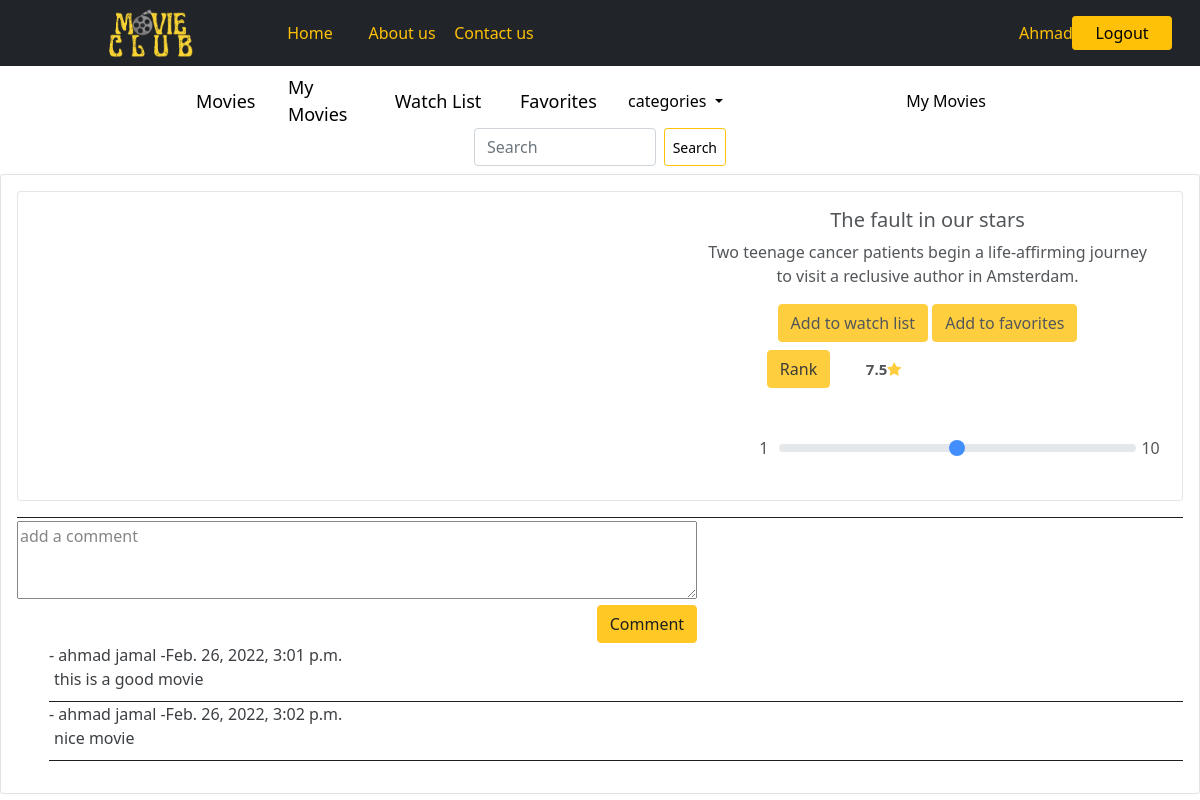
/movie/4 (signed in), run on the app's committed database.
### login_app/models.py (models this page shows)
class User(models.Model):
    first_name = models.CharField(max_length=45)
    last_name = models.CharField(max_length=45)
    email = models.CharField(max_length=255)
    password = models.CharField(max_length=100)
    created_at = models.DateTimeField(auto_now_add=True)
    updated_at = models.DateTimeField(auto_now=True)
    objects = UserManager()

### movie_app/models.py (models this page shows, shortened)
class Movie(models.Model):
    title = models.CharField(max_length=255)
    release_date = models.DateField(null = True)
    desc = models.TextField()
    trailer_url = models.URLField(max_length=300)
    added_by = models.ForeignKey(User, related_name="added_movies", on_delete = models.CASCADE)
    liked_by = models.ManyToManyField(User, related_name="favorites")
    to_watch_by = models.ManyToManyField(User, related_name="movies_to_watch")
    categories = models.ManyToManyField(Category, related_name="movies")
    uplode_image = models.ImageField(null = True , blank = True , upload_to='images/')
    created_at = models.DateTimeField(auto_now_add=True)
    updated_at = models.DateTimeField(auto_now=True)
    objects = MovieManager()

class Comment(models.Model):
    comment = models.TextField()
    movie = models.ForeignKey(Movie, related_name="comments", on_delete = models.CASCADE)
    user = models.ForeignKey(User, related_name="comments", on_delete = models.CASCADE)
    created_at = models.DateTimeField(auto_now_add=True)
    updated_at = models.DateTimeField(auto_now=True)

### movie_app/views.py (the view)
# urls.py: path('movie/<movie_id>', views.movie),
def movie(request,movie_id):
    if "term" in request.GET:
        sr = Movie.objects.filter(title__contains = request.GET.get('term'))
        titles = []
        for movie in sr:
            titles.append(movie.title)
        return JsonResponse(titles, safe=False)
    this_movie = Movie.objects.get(id=movie_id)
    x= this_movie.rates.all()
    sum = 0
    avg = 0
    for i in x:
        sum=sum+i.rate
    if len(x) == 0 :
        avg == 'no ranks yet'
    else :
        avg = sum / len(x)
    context = {
        'avg' : avg,
        'this_movie' : this_movie,
        'this_user' : User.objects.get(id=request.session['userid']),
        'comments' : this_movie.comments.all()
    }
    return render(request,"movie.html",context)

### movie_app/templates/movie.html (shortened to what this page needs)
<!doctype html>
<html lang="en">
<head>
    <link href="https://cdn.jsdelivr.net/npm/bootstrap@5.0.2/dist/css/bootstrap.min.css" rel="stylesheet"
>
    {% load static %}
    <link rel="stylesheet" href="https://cdnjs.cloudflare.com/ajax/libs/font-awesome/4.7.0/css/font-awesome.min.css">
    <link rel="stylesheet" href="{% static 'css/movie.css' %}">
    <link rel="stylesheet" href="//code.jquery.com/ui/1.13.1/themes/base/jquery-ui.css">
</head>
<body>
    <header>
        <div class="container-fluid" >
            <div class="row  head align-items-center justify-content-center px-5 py-2">
                <div class="col-2">
                    <img src="../static/img/project_logo1.png" alt="Movies House" height="50px" >
                </div>
                <div class="col-1">
                    <a href="#" class="btn btn-dark btn-sm ms-3" style="color: #ffc107; font-size:16px;">Home</a>
                </div>
                <div class="col-1">
                    <a href="#" class="btn btn-dark btn-sm ms-3" style="color: #ffc107; font-size:16px;">About us</a>
                </div>
                <div class="col-6">
                    <a href="#" class="btn btn-dark btn-sm ms-3" style="color: #ffc107; font-size:16px;">Contact us</a>
                </div>
                <div class="col-1">
                    <a href="#" class="btn outline-warning btn-sm ms-3" style="color: #ffc107; font-size:16px;">{{this_user.first_name}}</a>
                </div>
                <div class="col-1">
                    <a href="/login_form" class="btn btn-warning btn-sm" style="font-size:16px;">Logout</a>
                </div>
            </div>
        </div>
    </header>
    <nav>
        <div class="container-fluid">
            <div class="row  head align-items-center justify-content-center px-5 py-2 ">
                <div class="col-1">
                    <a href="/" style="color: black; font-size:18px;">Movies</a>
                </div>
                <div class="col-1">
                    <a href="/my_movies" style="color: black; font-size:18px;">My Movies</a>
                </div>
                <div class="col-1 watch">
                    <a href="/watch_list" style="color: black; font-size:18px;">Watch List</a>
                </div>
                <div class="col-1">
                    <a href="/favorite"  style="color: black; font-size:18px;">Favorites</a>
                </div>
                <div class="nav-item dropdown col-3">
                    <a class="nav-link dropdown-toggle" href="#" role="button"   data-bs-toggle="dropdown" style="color: black;font-size:16px">
                        categories
                    </a>
                </div>
                <div class="col-1 watch">
                    <a href="/my_movies" style="color: black; font-size:16px;">My Movies</a>
                </div>
                    <form class="d-flex col-3" action="/movies/search" method="post">
                        <input class="form-control me-2" type="search" placeholder="Search" aria-label="Search" name="search" id="movie_title">
                        <button class="btn btn-outline-warning btn-sm" type="submit" style="color:black;">Search</button>
                    </form>
            </div>
        </div>
    </nav>
        <div class="card" style="margin-top: 0px;">
            <div class="card-body ">
                <div class="card mb-3 " style=" max-height: 600px;">
                    <div class="row col-12">
                        <div class="col-7">
                            <iframe class="col-12" height="300" src="{{this_movie.trailer_url}}" title="YouTube video player" frameborder="0"
                            allow="accelerometer; autoplay; clipboard-write; encrypted-media; gyroscope; picture-in-picture" allowfullscreen></iframe>
                        </div>
                        <div class="card-body col-4 text-center">
                            <h5 class="card-title">{{this_movie.title}}</h5>
                            <p class="card-text">{{this_movie.desc}}</p>
                            {% if this_movie in this_user.movies_to_watch.all %}
                            <a href="/remove_from_watchlist/{{this_movie.id}}"><button type="submit" class="btn btn-warning">Remove form watch list</a></button>
                            {% else %}
                            <a href="/add_to_watchlist/{{this_movie.id}}"><button type="submit" class="btn btn-warning">Add to watch list</a></button>
                            {% endif %}
                            {% if this_movie in this_user.favorites.all %}
                            <a href="/remove_from_favorites/{{this_movie.id}}"><button type="submit" class="btn btn-warning">Remove form favorites</a></button>
                            {% else %}
                            <a href="/add_to_favorites/{{this_movie.id}}"><button type="submit" class="btn btn-warning">Add to favorites</a></button>
                            {% endif %}
                            <div class="row align-items-center justify-content-center px-5 py-2">
                                <form action="/rate/{{this_movie.id}}" method="post">
                                    <div class="rank">
                                    <button type="submit" class="btn btn-warning">Rank</button>
                                    <span style="font-size: 15px; font-weight: bold;">{{avg}}<span class="fa fa-star" style="color: #ffc107;"></span></span>
                                    </div>
                                    <label for="customRange3" class="form-label"></label><br><br>
                                    <div class="input">
                                    <p class="col-1">1</p>
                                    <input type="range" class="form-range col-9" min="0" max="10" step="1" name="range" id="customRange3">
                                    <p class="col-1">10</p>
                                    </div>
                                </form>
                            </div>
                        </div>
                    </div>
                </div>
                <div class="comment" style="border-top: 1px solid black;">
                    <form  action="/comment/{{this_movie.id}}" method="post">
                        <textarea class="col-7" style="margin-top: 3px;" name="comment" id="" cols="30" rows="3" placeholder="add a comment"></textarea>
                        <div class="col-7"style="text-align: end;"><button type="submit" class="btn btn-warning ">Comment</button></div>
                    </form>
                    <ul style="list-style: none;">
                        {% for comment in comments %}
                        <div style="border-bottom: 1px solid black;"><li>- {{comment.user.first_name}} {{comment.user.last_name}} -{{comment.created_at}}</li>
                        <li style="padding-bottom: 10px;"><span style="padding: 5px; padding-left: 5px;">{{comment.comment}}</span></li></div>
                        {% endfor %}
                    </ul>
                </div>
            </div>
        </div>
</body>
</html>

### movie_app/static/css/movie.css (style rules this page uses)
header { background-color: #212529; }
header a { width: 100px; font-size: 18px; }
a { color: #212529; text-decoration: none; }
nav a { text-decoration: none; }
.card { opacity: 0.88; }
.watch { width: 140px; display: flex; justify-content: center; }
.input { display: flex ; justify-content: space-between; }
.rank { display: flex; justify-content: space-around; width: 170px; align-items: center; }

### data on the page
User: first_name "Ahmad"
Movie: title "The fault in our stars", desc "Two teenage cancer patients begin a life-affirming journey to visit a reclusive author in Amsterdam."
Comment: user.first_name "ahmad", user.last_name "jamal", created_at "Feb. 26, 2022, 3:01 p.m.", comment "this is a good movie"
Comment: user.first_name "ahmad", user.last_name "jamal", created_at "Feb. 26, 2022, 3:02 p.m.", comment "nice movie"

### other printed values
{{ avg }} "7.5"
